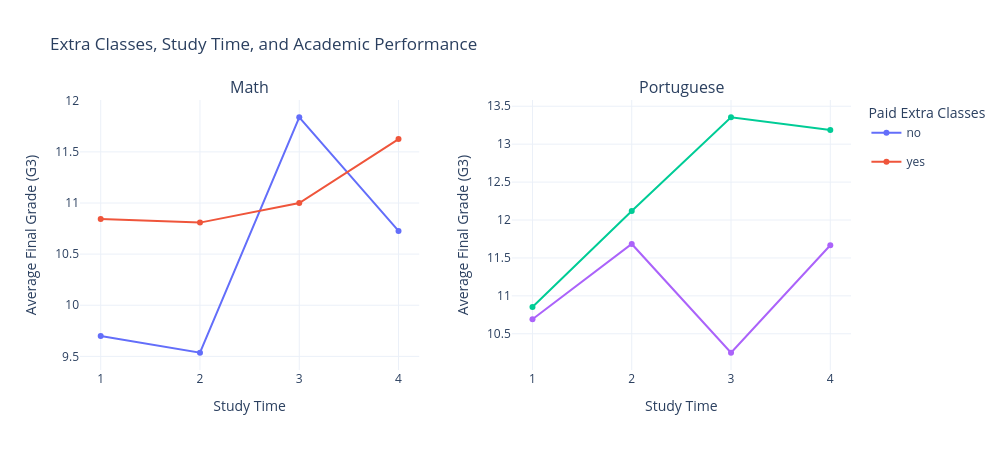

Here is the notebook cell this chart was saved with:
### Markdown cell above
## Substantiation 3: Extra classes

Students who get higher grades tend to combine intensive study time with extra classes

### Code cell
%run plots/extra_class_plot.ipynb

### Figure 1 — Plotly figure (JSON) as saved in the notebook; plotly's stock layout.template omitted (floating-point values rounded to 4 significant figures)
{"data": [{"legendgroup": "no", "mode": "lines+markers", "name": "no", "showlegend": true, "type": "scatter", "x": [1, 2, 3, 4], "xaxis": "x", "y": [9.699, 9.535, 11.84, 10.73], "yaxis": "y"}, {"legendgroup": "yes", "mode": "lines+markers", "name": "yes", "showlegend": true, "type": "scatter", "x": [1, 2, 3, 4], "xaxis": "x", "y": [10.84, 10.81, 11.0, 11.62], "yaxis": "y"}, {"legendgroup": "no", "mode": "lines+markers", "name": "no", "showlegend": false, "type": "scatter", "x": [1, 2, 3, 4], "xaxis": "x2", "y": [10.85, 12.12, 13.35, 13.19], "yaxis": "y2"}, {"legendgroup": "yes", "mode": "lines+markers", "name": "yes", "showlegend": false, "type": "scatter", "x": [1, 2, 3, 4], "xaxis": "x2", "y": [10.69, 11.68, 10.25, 11.67], "yaxis": "y2"}], "layout": {"annotations": [{"font": {"size": 16}, "showarrow": false, "text": "Math", "x": 0.22, "xanchor": "center", "xref": "paper", "y": 1, "yanchor": "bottom", "yref": "paper"}, {"font": {"size": 16}, "showarrow": false, "text": "Portuguese", "x": 0.78, "xanchor": "center", "xref": "paper", "y": 1, "yanchor": "bottom", "yref": "paper"}], "height": 450, "legend": {"title": {"text": "Paid Extra Classes"}}, "title": {"text": "Extra Classes, Study Time, and Academic Performance"}, "width": 1000, "xaxis": {"anchor": "y", "domain": [0, 0.44], "tickmode": "array", "tickvals": [1, 2, 3, 4], "title": {"text": "Study Time"}}, "xaxis2": {"anchor": "y2", "domain": [0.56, 1], "tickmode": "array", "tickvals": [1, 2, 3, 4], "title": {"text": "Study Time"}}, "yaxis": {"anchor": "x", "domain": [0, 1], "title": {"text": "Average Final Grade (G3)"}}, "yaxis2": {"anchor": "x2", "domain": [0, 1], "title": {"text": "Average Final Grade (G3)"}}}}
